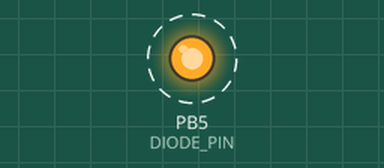
A program run on a simulated ATmega328P, built with avr-gcc and emulated at 16 MHz. Shown: output pins drawn as LEDs (lit = HIGH). Dashed ring = blinking.

Above: at 0.2 s.
Timing chart, 0 to 3.0 s (numbered marks = the images above):
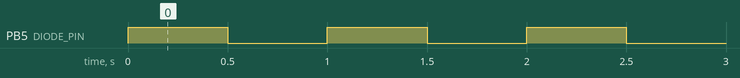

Measured:
- by itself, PB5 (DIODE_PIN): alternates HIGH for 0.50 s and LOW for 0.50 s, 10 changes in all, then stays LOW

The program:

main.c
```c
/**
 * @file main.c
 * @brief Aplikacija koja implementira ogranicen broj treptanja diode
 * @author Anja Lemaic
 * @date 22-03-2021
 * @version 1.0
 */

#include "../pin_driver/pin.h"
#include "../timer0_driver/timer0.h"

/**
 * pinPulse - Funkcija koja implementiran podizanje i spustanje vrednosti na pinu
 * odgovarajucom brzinom
 * @param port - ulaz tipa unsigned char - Port na kojem je potrebno implementirati funkcionalnost
 * @param pin - ulaz tipa unsigned char - Pin na kojem je potrebno implementirati funkcionalnost
 * @param period - ulaz tipa unsigned long - Perioda promene vrednosti na pinu
 * @return Nema povratnu vrednost
 */
void pinPulse(unsigned char port, unsigned char pin, unsigned long period);

/**
 * main - funkcija koja implementiran glavni deo aplikacije
 * @return Nema povratnu vrednost
 */
int main()
{
	unsigned long period = 1000; // Period jednog treptaja
	unsigned char repetitions = 5; // Broj treptaja
	int i;
	// Inicijalizacija
	pinInit(PORT_B, DIODE_PIN, OUTPUT);
	timer0InteruptInit();
	// Glavna petlja
	while (1)
	{
		// Treptanje
		for(i = 0; i < repetitions; i++)
			pinPulse(PORT_B, DIODE_PIN, period);
		// Kraj
		while(1)
			;
	}
	return 0;
}

/******************************************************************************************/
void pinPulse(unsigned char port, unsigned char pin, unsigned long period)
{
	// Poluperioda u kojoj pin ima visoku vrednost
	pinSetValue(port, pin, HIGH);
	timer0DelayMs(period/2);
	// Poluperioda u kojoj pin ima nisku vrednost
	pinSetValue(port, pin, LOW);
	timer0DelayMs(period/2);
}
```

pin.c
```c
/*
 * pin.c
 *
 *  Created on: May 12, 2021
 *      Author: LEMAI
 */

#include "pin.h"

/******************************************************************************************/
void pinSetValue(unsigned char port, unsigned char pin, unsigned char value)
{
	// Postavljanje vrednosti pina
	switch(port)
	{
	case PORT_B:
		if (value == HIGH)
			PORTB |= 1 << pin;
		else
			PORTB &= ~(1 << pin);
		break;
	case PORT_C:
		if (value == HIGH)
			PORTC |= 1 << pin;
		else
			PORTC &= ~(1 << pin);
		break;
	case PORT_D:
		if (value == HIGH)
			PORTD |= 1 << pin;
		else
			PORTD &= ~(1 << pin);
		break;
	default:
		break;
	}
}
/******************************************************************************************/
void pinInit(unsigned char port, unsigned char pin, unsigned char direction)
{
	// Inicijalizacija smera pina
	switch(port)
	{
	case PORT_B:
		if (direction == OUTPUT)
			DDRB |= 1 << pin;
		else
			DDRB &= ~(1 << pin);
		break;
	case PORT_C:
		if (direction == OUTPUT)
			DDRC |= 1 << pin;
		else
			DDRC &= ~(1 << pin);
		break;
	case PORT_D:
		if (direction == OUTPUT)
			DDRD |= 1 << pin;
		else
			DDRD &= ~(1 << pin);
		break;
	default:
		break;
	}
}
```

pin.h
```c
/*
 * pin.h
 *
 *  Created on: May 12, 2021
 *      Author: LEMAI
 */

#ifndef PIN_H_
#define PIN_H_

#include <avr/io.h>

/// Makro za podesavanje visoke vrednosti signala na pinu
#define HIGH 1
/// Makro za podesavanje niske vrednosti signala na pinu
#define LOW 0
/// Makro za podesavanje izlaznog smera pina
#define OUTPUT 1
/// Makro za podesavanje ulaznog smera pina
#define INPUT 0
/// Makro za selektovanje porta B
#define PORT_B 0
/// Makro za selektovanje porta C
#define PORT_C 1
/// Makro za selektovanje porta D
#define PORT_D 2
/// Makro za selektovanje pina na koji je povezana dioda
#define DIODE_PIN 5

/**
 * pinSetValue - Funkcija koja postavlja vrednost na pinu
 * * @param port - ulaz tipa unsigned char - Port na kojem je pin ciju vrednost potrebno postaviti
 * @param pin - ulaz tipa unsigned char - Pin ciju je vrednost potrebno postaviti
 * @param value - ulaz tipa unsigned char - Vrednost koju je potrebno postaviti na pin
 * @return Nema povratnu vrednost
 */
void pinSetValue(unsigned char port, unsigned char pin, unsigned char value);
/**
 * pinInit - Funkcija koja implementiran inicijalizaciju pina
 * @param port - ulaz tipa unsigned char - Port na kojem je pin koji je potrebno inicijalizovati
 * @param pin - ulaz tipa unsigned char - Pin koji je potrebno inicijalizovati
 * @param direction - ulaz tipa unsigned char - Smer prema kojem je potrebno inicijalizovati pin
 * @return Nema povratnu vrednost
 */
void pinInit(unsigned char port, unsigned char pin, unsigned char direction);

#endif /* PIN_H_ */
```

timer0.c
```c
/*
 * timer0.c
 *
 *  Created on: May 12, 2021
 *      Author: LEMAI
 */

#include "timer0.h"

/// Promenljiva koja skladisti broj milisekundi proteklih od pokretanja aplikacije
volatile unsigned long ms = 0;

/******************************************************************************************/
unsigned long timer0DelayMs(unsigned long delay_length)
{
	unsigned long t0; // Trenutak pocevsi od kog se racuna pauza
	// Implementacija pauze
	t0 = ms;
	while ((ms - t0) < delay_length)
		; // Pauza delay_length milisekundi
	return ms;
}
/******************************************************************************************/
void timer0InteruptInit()
{
	// Inicijalizacija tajmera 0 tako da perioda prekida bude 1ms
	TCCR0A = 0x02;
	TCCR0B = 0x03;
	OCR0A = 249;
	TIMSK0 = 0x02;
	// Podesavanje globalne dozvole prekida
	sei();
}
/******************************************************************************************/
/**
 * ISR - prekidna rutina tajmera 0 u modu CTC
 */
ISR(TIMER0_COMPA_vect)
{
	// Inkrementovanje broja milisekundi koje su prosle od pokretanja aplikacije
	ms++;
}
```

timer0.h
```c
/*
 * timer0.h
 *
 *  Created on: May 12, 2021
 *      Author: LEMAI
 */

#ifndef TIMER0_H_
#define TIMER0_H_

#include <avr/io.h>
#include <avr/interrupt.h>

/**
 * timer0DelayMs - Funkcija koja implementira pauzu u broju milisekundi koji je prosledjen
 * kao parametar
 * @param delay_length - ulaz tipa unsigned long - Duzina pauze u milisekundama
 * @return Povratna vrednost je tipa unsigned long i ima vrednost broja milisekundi
 * proteklih od pocetka aplikacije do trenutka izlaska iz funkcije
 */
unsigned long timer0DelayMs(unsigned long delay_length);
/**
 * timer0InteruptInit - Funkcija koja inicijalizuje timer 0 tako da pravi prekide
 * svake milisekunde
 * @return Nema povratnu vrednost
 */
void timer0InteruptInit();

#endif /* TIMER0_H_ */
```
